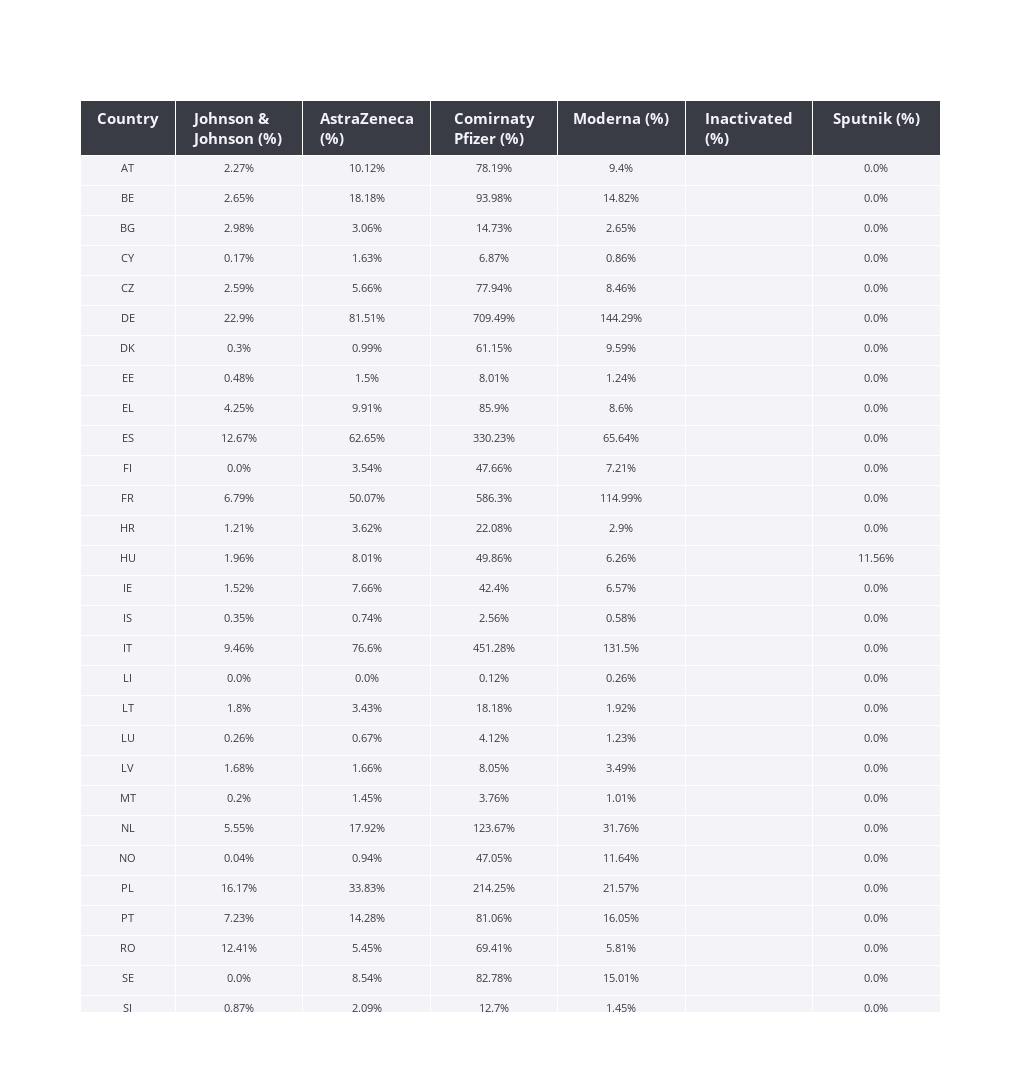

The code cell stored with this chart in its notebook:
### Code cell
overallVaccine_Table_2021_perc = go.Figure(data=[go.Table( columnwidth = [15,20,20, 20,20,20,20,20],
                                header=dict(values=['<b>Country</b>','<b>Johnson & Johnson (%)</b>', '<b>AstraZeneca (%)</b>', '<b>Comirnaty Pfizer (%)</b>' , '<b>Moderna (%)</b>', '<b>Inactivated (%)</b>', '<b>Sputnik (%)</b>'], 
                                # Appereance
                                        line_color='white',
                                        fill=dict(color=[palette_table[3]]),
                                        align=['center', 'center', 'center', 'center', 'center','center', 'center', 'center'],
                                        font=dict(color=palette_table[2], size=15),
                                        height=30 
                                ),
                                cells=dict(values=[
                                                    [iso for iso in ISO],
                                                    janssPercs,
                                                    azPercs,
                                                    comPercs,
                                                    modPercs,
                                                    becnbg,
                                                    spuPerc
                                ],
                                        # Appereance
                                                line_color='white',
                                                fill=dict(color=[palette_table[2], palette_table[2], palette_table[2], palette_table[2], palette_table[2], palette_table[2], palette_table[2], palette_table[2]]),
                                                align=['center', 'center', 'center', 'center', 'center','center', 'center', 'center'],
                                                font=dict(color=palette_table[3], size=11),
                                                height=30                               
                                            )                                                  
                                )
                     ])

overallVaccine_Table_2021_perc.update_layout(height=1220, width=1020)

### Figure 1 — Plotly figure (JSON) as saved in the notebook; plotly's stock layout.template omitted (floating-point values rounded to 4 significant figures; data arrays with more than 128 entries replaced by an {"elided": "..."} marker saying what was removed)
{"data": [{"cells": {"align": ["center", "center", "center", "center", "center", "center", "center", "center"], "fill": {"color": ["#F4F4F8", "#F4F4F8", "#F4F4F8", "#F4F4F8", "#F4F4F8", "#F4F4F8", "#F4F4F8", "#F4F4F8"]}, "font": {"color": "#393B45", "size": 11}, "height": 30, "line": {"color": "white"}, "values": {"elided": "7 rows, 4530 str values in total"}}, "columnwidth": [15, 20, 20, 20, 20, 20, 20, 20], "header": {"align": ["center", "center", "center", "center", "center", "center", "center", "center"], "fill": {"color": ["#393B45"]}, "font": {"color": "#F4F4F8", "size": 15}, "height": 30, "line": {"color": "white"}, "values": ["<b>Country</b>", "<b>Johnson & Johnson (%)</b>", "<b>AstraZeneca (%)</b>", "<b>Comirnaty Pfizer (%)</b>", "<b>Moderna (%)</b>", "<b>Inactivated (%)</b>", "<b>Sputnik (%)</b>"]}, "type": "table"}], "layout": {"height": 1220, "width": 1020}}
